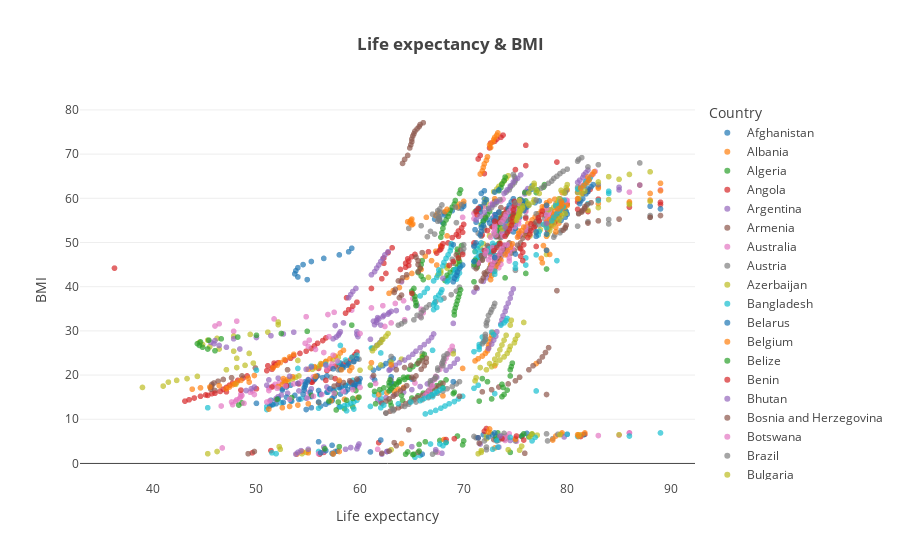

The notebook cell this image was saved under:
### Markdown cell above
Висновки: 
рівень смертності дорослих обернено пропорційно впливає на очікувану тривалість життя.

Коефіцієнт кореліцяї між тривалістю життя та BMI (body mass index) = 0.6, отже можна зробити висновки що спосіб життя та звички в їжі позитивно корелюють з тривалістю життя.
Рівень споживання алкоголю також позитивно корелює з тривалістю життя = 0,39.
А тривалість життя негативно корелює з відсотком дітей з пониженою вагою.

### Code cell
px.scatter(dat, y=' BMI ', x='Life expectancy ', template='xgridoff', color='Country', opacity=0.7, title='<b>Life expectancy & BMI')
